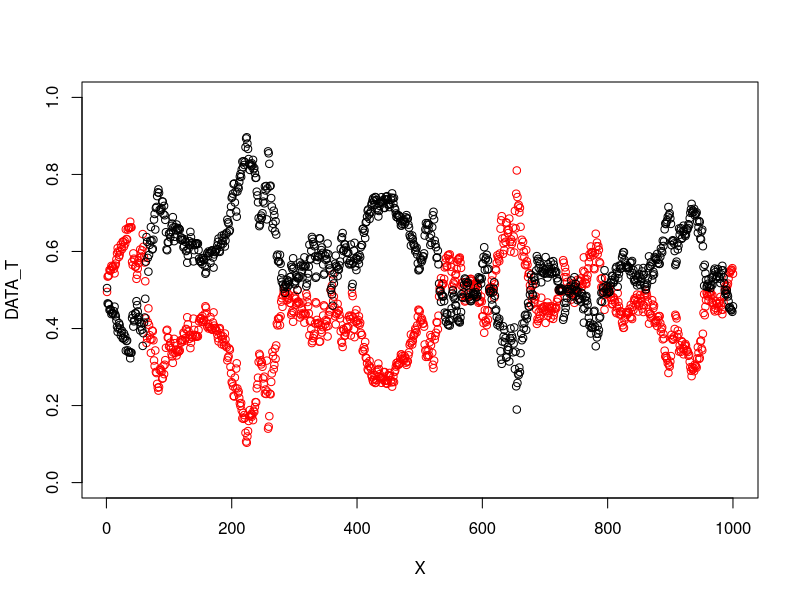
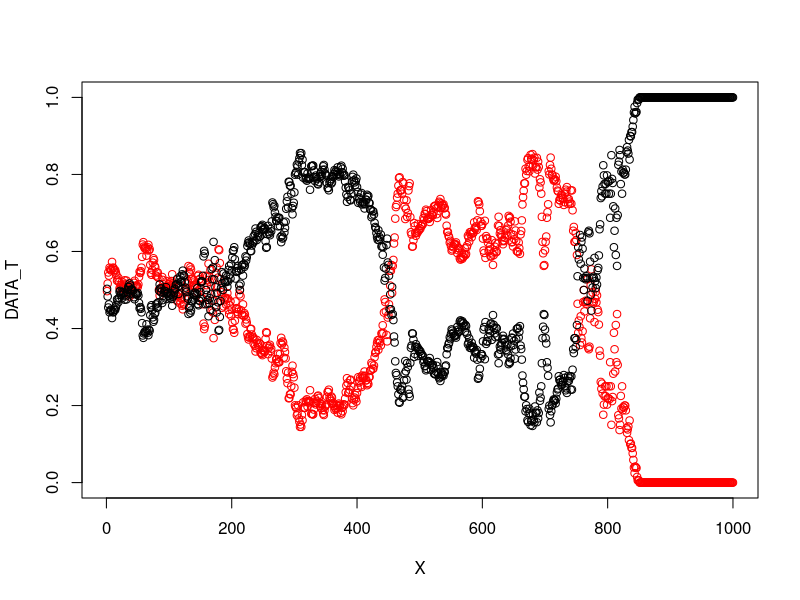
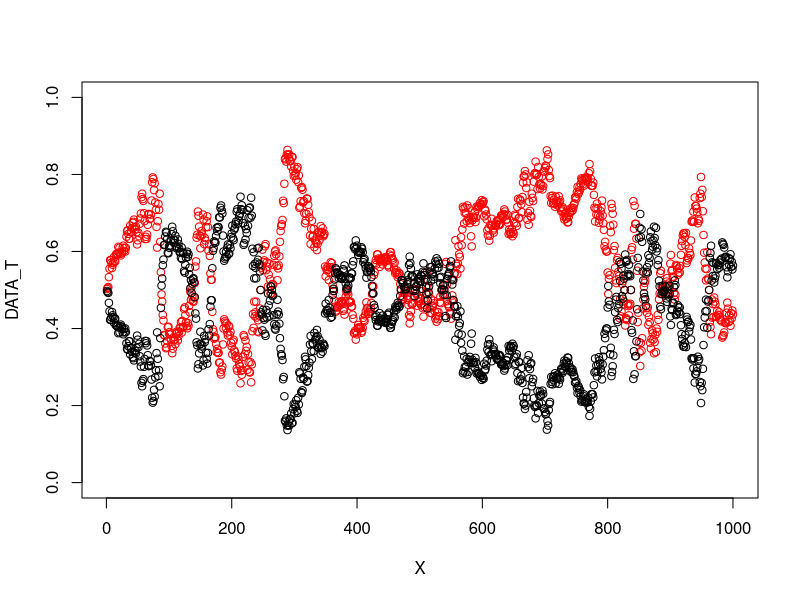
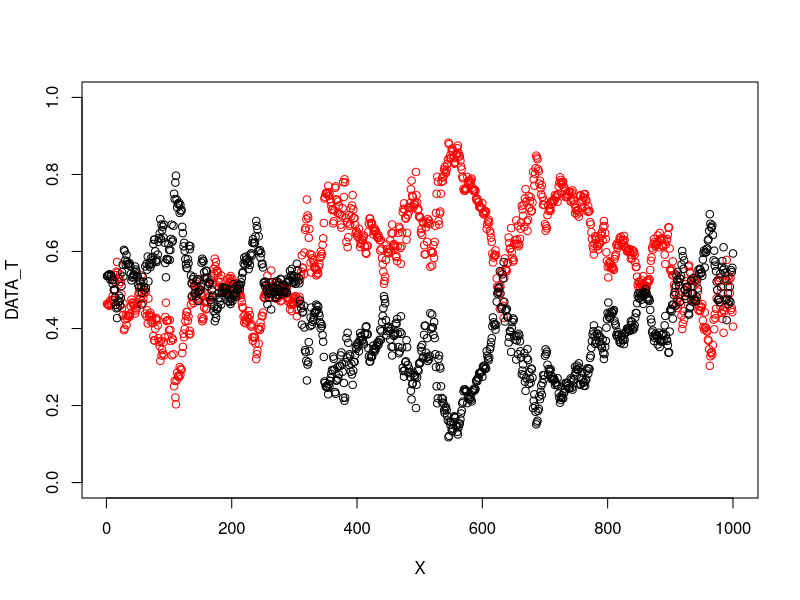
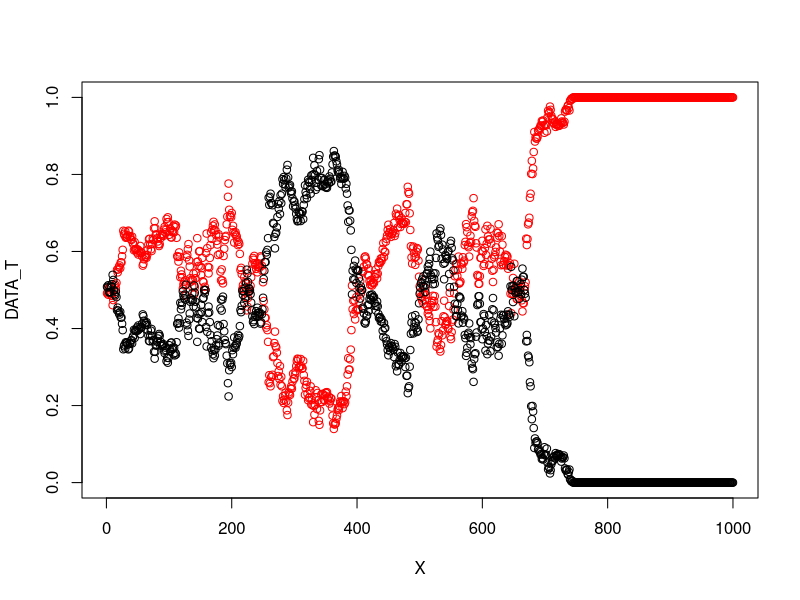
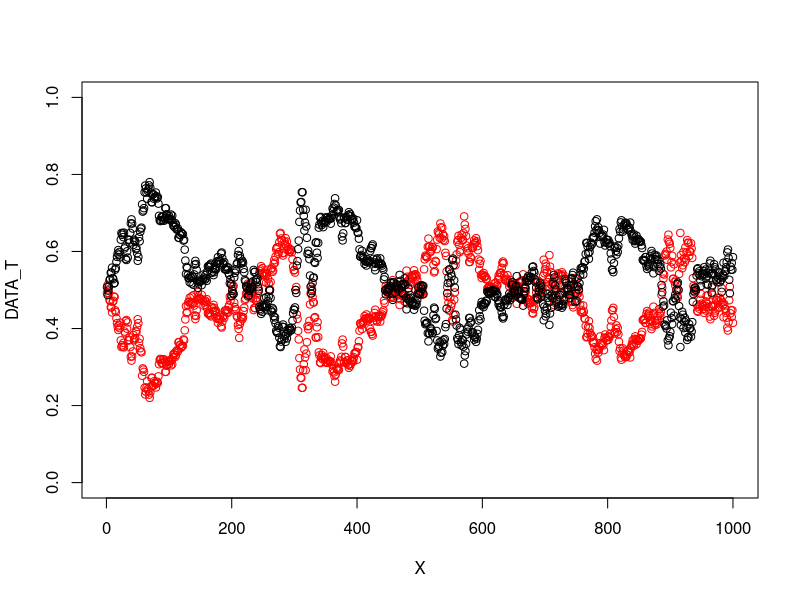
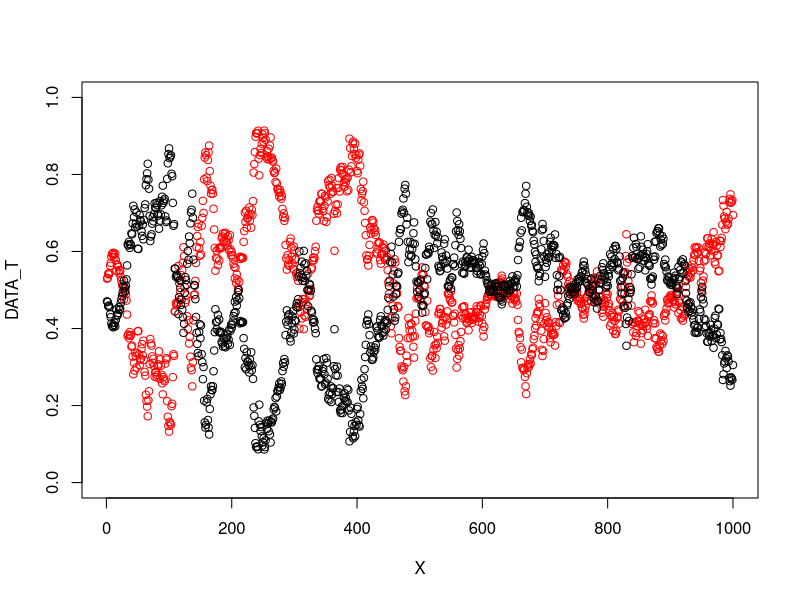
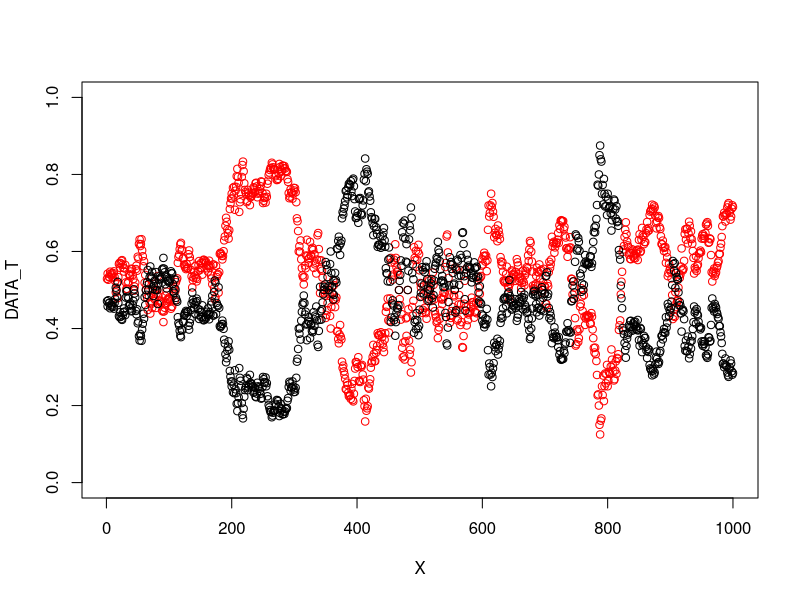

Source code (R) for these figures, in order:
#Sets up a timer
a<-proc.time()

#So here we want to build a model of differential reproductive success for male strategies.
#We'll use the bones of the simple drift model to figure out how these should fit together.

#Set number of generations
GENERATIONS=1000
ITERATIONS=100

#Set up data collection vectors over the iterations
DATA_EXTINCTION<-NULL
DATA_FIXED<-NULL

for (j in 1:ITERATIONS){
  
  #Set initial parameter values for the allele and sex frequencies: 
  POPULATION = 1000
  ALLELETERR = 0.5
  ALLELESNEAK = 1-ALLELETERR
  SEXRATIOF = 0.5
  SEXRATIOM = 1-SEXRATIOF
  MALE_TERR_SUCCESS = 0.5
  MALE_SNEAK_SUCCESS = 0.5
  
  #Ecological survival parameters based on K1 and K2 (carrying capacity for terr. males and females+sneakers)
  K1_mean = 500
  K1_STD = 10
  K2_mean = 625
  K2_STD = 15
  
  #Get number of individuals for each sex and genotype
  #Set initial values to 0 outside loop
  NUMBERS_FEMALE<-rmultinom(1,POPULATION*SEXRATIOF,c(ALLELETERR^2,ALLELETERR*2*ALLELESNEAK,ALLELESNEAK^2))
  NUMBERS_MALE<-rmultinom(1,POPULATION*SEXRATIOM,c(ALLELETERR^2,ALLELETERR*ALLELESNEAK*2,ALLELESNEAK^2))
  DATA_MALE<-NULL
  DATA_FEMALE<-NULL
  DATA_S<-NULL
  DATA_T<-NULL
  DATA_POPULATION<-NULL
  DATA_K1<-NULL
  DATA_K2<-NULL
  
  
  for (i in 1:GENERATIONS){
    
    #New generation
    #Probabilities for different genotypes of offpring
    
    #Here's the first place where our code changes. Now we want to first find out what proportion of male
    #even survive to breed in the first place, plus payouts for males that do survive. 
    #So how do we want to model this? 
    
    #Creating these things for the sake of convenience
    TOTAL_FEMALE<-sum(NUMBERS_FEMALE)
    TOTAL_TERR<-sum(NUMBERS_MALE[1:2])
    TOTAL_SNEAK<-NUMBERS_MALE[3]
    #Do survival. FEMSNEAK is ALL the females and sneakers--lumped together--not sneaker females
    K1<-max(0,rnorm(1,K1_mean,K1_STD))
    K2<-max(0,rnorm(1,K2_mean,K2_STD))
    
    if(K1<TOTAL_TERR&TOTAL_TERR>0){
      NUMBERS_MALE[1:2]<-rmultinom(1,K1,c(NUMBERS_MALE[1]/TOTAL_TERR,NUMBERS_MALE[2]/TOTAL_TERR))
    } 
    if(K2<TOTAL_SNEAK+TOTAL_FEMALE){
      NUMBERS_FEMSNEAK<-rmultinom(1,min(K2,TOTAL_SNEAK+TOTAL_FEMALE),c((TOTAL_SNEAK/(TOTAL_FEMALE+TOTAL_SNEAK)),(NUMBERS_FEMALE[1]/(TOTAL_FEMALE+TOTAL_SNEAK)),(NUMBERS_FEMALE[2]/(TOTAL_FEMALE+TOTAL_SNEAK)),(NUMBERS_FEMALE[3]/(TOTAL_FEMALE+TOTAL_SNEAK))))
      NUMBERS_MALE[3]<-NUMBERS_FEMSNEAK[1]
      NUMBERS_FEMALE<-NUMBERS_FEMSNEAK[2:4]
    } 
    
    
    #Now we look at females. Each female has a different likelihood of meeting with males of different strategies.
    #So here, we're working in the mating success with females that males of each strategy has.
    #First, get number of mating males of all three types
    NUMBER_MALE_SS_MATING<-ceiling(NUMBERS_MALE[3]*MALE_SNEAK_SUCCESS)
    NUMBER_MALE_TT_MATING<-ceiling(NUMBERS_MALE[1]*MALE_TERR_SUCCESS)
    NUMBER_MALE_ST_MATING<-ceiling(NUMBERS_MALE[2]*MALE_TERR_SUCCESS)
    TOTAL_MALE_MATING<-NUMBER_MALE_SS_MATING+NUMBER_MALE_ST_MATING+NUMBER_MALE_TT_MATING
    #Now get probability of each offsping genotype for each female genotype
    SS_TO_SS<-(NUMBER_MALE_SS_MATING/TOTAL_MALE_MATING)+(0.5*NUMBER_MALE_ST_MATING/TOTAL_MALE_MATING)
    SS_TO_ST<-(NUMBER_MALE_TT_MATING/TOTAL_MALE_MATING)+(0.5*NUMBER_MALE_ST_MATING/TOTAL_MALE_MATING)
    TT_TO_TT<-(NUMBER_MALE_TT_MATING/TOTAL_MALE_MATING)+(0.5*NUMBER_MALE_ST_MATING/TOTAL_MALE_MATING)
    TT_TO_ST<-(NUMBER_MALE_SS_MATING/TOTAL_MALE_MATING)+(0.5*NUMBER_MALE_ST_MATING/TOTAL_MALE_MATING)
    ST_TO_TT<-(0.5*NUMBER_MALE_TT_MATING/TOTAL_MALE_MATING)+(0.25*NUMBER_MALE_ST_MATING/TOTAL_MALE_MATING)
    ST_TO_SS<-(0.5*NUMBER_MALE_SS_MATING/TOTAL_MALE_MATING)+(0.25*NUMBER_MALE_ST_MATING/TOTAL_MALE_MATING)
    ST_TO_ST<-(1-ST_TO_TT-ST_TO_SS)
    
    #Now calculating offspring numbers from females of each genotype...
    OFFSPRING_OF_SS<-rmultinom(1,NUMBERS_FEMALE[3]*2,c(SS_TO_SS,SS_TO_ST))
    OFFSPRING_OF_TT<-rmultinom(1,NUMBERS_FEMALE[1]*2,c(TT_TO_ST,TT_TO_TT))
    OFFSPRING_OF_ST<-rmultinom(1,NUMBERS_FEMALE[2]*2,c(ST_TO_TT,ST_TO_ST,ST_TO_SS))
    
    #For next generation, let's find out how many offspring of each genotype...
    POPULATION<-sum(OFFSPRING_OF_TT,OFFSPRING_OF_ST,OFFSPRING_OF_SS)
    TOTAL_SS<-sum(OFFSPRING_OF_SS[1],OFFSPRING_OF_ST[3])
    TOTAL_ST<-sum(OFFSPRING_OF_SS[2],OFFSPRING_OF_ST[2],OFFSPRING_OF_TT[1])
    TOTAL_TT<-sum(OFFSPRING_OF_ST[1],OFFSPRING_OF_TT[2])
    FREQ_T<-(2*TOTAL_TT + TOTAL_ST) / (POPULATION*2)
    FREQ_S<-(2*TOTAL_SS + TOTAL_ST) / (POPULATION*2)
    
    #Calculating our numbers of males and females for the next gen...
    SEXRATIOF=rbeta(1,11,11)
    SEXRATIOM = 1-SEXRATIOF
    NUMBERS_FEMALE<-c(ceiling(SEXRATIOF*TOTAL_TT),ceiling(SEXRATIOF*TOTAL_ST),ceiling(SEXRATIOF*TOTAL_SS))
    NUMBERS_MALE<-c(floor(SEXRATIOM*TOTAL_TT),floor(SEXRATIOM*TOTAL_ST),floor(SEXRATIOM*TOTAL_SS))
    DATA_MALE<-rbind(DATA_MALE,NUMBERS_MALE)
    DATA_FEMALE<-rbind(DATA_FEMALE,NUMBERS_FEMALE)
    DATA_S<-c(DATA_S,FREQ_S)
    DATA_T<-c(DATA_T,FREQ_T)
    DATA_POPULATION<-c(DATA_POPULATION,POPULATION)
    DATA_K1<-c(DATA_K1,K1)
    DATA_K2<-c(DATA_K2,K2)
  }

X<-seq(GENERATIONS)
#par(mfrow=c(3,1))
plot(cbind(X,DATA_T),ylim=c(0,1),col='red')
points(cbind(X,DATA_S))
#plot.ts(DATA_T)
#plot.ts(DATA_MALE[,3])

  #Did the population go extinct?
  if(DATA_POPULATION[GENERATIONS]== 0){
    EXTINCTION = 'YES'
  } else {EXTINCTION='NO'}
  DATA_EXTINCTION<-c(DATA_EXTINCTION,EXTINCTION)
  
  #Did something fix?
  if (DATA_S[GENERATIONS]==0){
    FIXED='T'
  } else if (DATA_S[GENERATIONS]==1) {
    FIXED = 'S'
  } else {FIXED='N'}
  DATA_FIXED<-c(DATA_FIXED,FIXED)
}

sum(DATA_EXTINCTION=='YES')
sum(DATA_FIXED=='NO')
#Returns runtime at the end
proc.time()-a